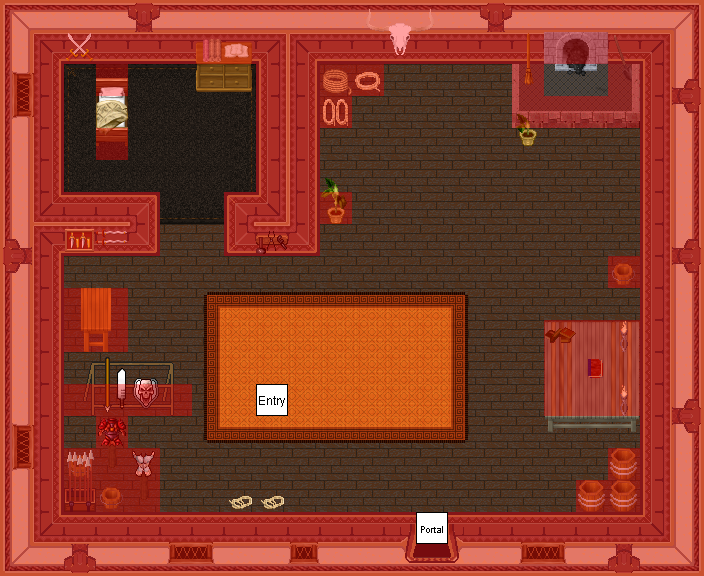

Below is a game level as drawn by its tile map, then a one-line description and the .tmx that defines it (tile-layer data replaced by summaries):
An orthogonal 22x18 tile map with 32x32 px tiles, 7 tile layers (0_floor, 1_terrain, 2_object, 3_roof, ...), 1 hidden layer not drawn, 32 tilesets.

<map version="1.10" tiledversion="1.10.2" orientation="orthogonal" renderorder="right-down" width="22" height="18" tilewidth="32" tileheight="32" infinite="0" nextlayerid="9" nextobjectid="1">
 <tileset firstgid="1" name="../../tileset/building/decoration/fireplace_2.png" tilewidth="32" tileheight="32" tilecount="9" columns="3">
  <image source="../../tileset/building/decoration/fireplace_2.png" width="96" height="96" />
 </tileset>
 <tileset firstgid="10" name="../../tileset/furniture/table/grey_fancy.png" tilewidth="32" tileheight="32" tilecount="9" columns="3">
  <image source="../../tileset/furniture/table/grey_fancy.png" width="96" height="96" />
 </tileset>
 <tileset firstgid="19" name="../../tileset/furniture/table/grey_plain.png" tilewidth="32" tileheight="32" tilecount="9" columns="3">
  <image source="../../tileset/furniture/table/grey_plain.png" width="96" height="96" />
 </tileset>
 <tileset firstgid="28" name="../../tileset/furniture/other/stick.png" tilewidth="32" tileheight="32" tilecount="2" columns="1">
  <image source="../../tileset/furniture/other/stick.png" width="32" height="64" />
 </tileset>
 <tileset firstgid="30" name="../../tileset/item/armor/armor.png" tilewidth="32" tileheight="32" tilecount="4" columns="4">
  <image source="../../tileset/item/armor/armor.png" width="128" height="32" />
 </tileset>
 <tileset firstgid="34" name="../../tileset/logic/portal.png" tilewidth="32" tileheight="32" tilecount="24" columns="8">
  <image source="../../tileset/logic/portal.png" width="256" height="96" />
 </tileset>
 <tileset firstgid="58" name="../../tileset/logic/collision.png" tilewidth="32" tileheight="32" tilecount="1" columns="1">
  <image source="../../tileset/logic/collision.png" width="32" height="32" />
 </tileset>
 <tileset firstgid="59" name="../../tileset/building/wall/int_wall_dark_red.png" tilewidth="32" tileheight="32" tilecount="16" columns="4">
  <image source="../../tileset/building/wall/int_wall_dark_red.png" width="128" height="128" />
 </tileset>
 <tileset firstgid="75" name="../../tileset/building/wall/int_wall_dark_red_corners.png" tilewidth="32" tileheight="32" tilecount="16" columns="4">
  <image source="../../tileset/building/wall/int_wall_dark_red_corners.png" width="128" height="128" />
 </tileset>
 <tileset firstgid="91" name="../../tileset/building/entrance/dark_red_ns.png" tilewidth="32" tileheight="32" tilecount="12" columns="3">
  <image source="../../tileset/building/entrance/dark_red_ns.png" width="96" height="128" />
 </tileset>
 <tileset firstgid="103" name="../../tileset/building/window/int_windows_dark_red.png" tilewidth="32" tileheight="32" tilecount="16" columns="4">
  <image source="../../tileset/building/window/int_windows_dark_red.png" width="128" height="128" />
 </tileset>
 <tileset firstgid="119" name="tools" tilewidth="32" tileheight="32" tilecount="9" columns="3">
  <image source="../../tileset/item/tools.png" width="96" height="96" />
 </tileset>
 <tileset firstgid="128" name="weapons" tilewidth="32" tileheight="32" tilecount="16" columns="4">
  <image source="../../tileset/item/armor/weapons_for_walls.png" width="128" height="128" />
 </tileset>
 <tileset firstgid="144" name="copper table" tilewidth="32" tileheight="32" tilecount="15" columns="3">
  <image source="../../tileset/furniture/table/table_copper.png" width="96" height="160" />
 </tileset>
 <tileset firstgid="159" name="ropes" tilewidth="32" tileheight="32" tilecount="4" columns="2">
  <image source="../../tileset/item/ropes.png" width="64" height="64" />
 </tileset>
 <tileset firstgid="163" name="tiles" tilewidth="32" tileheight="32" tilecount="9" columns="3">
  <image source="../../tileset/ground/indoor/floor_tiles.png" width="96" height="96" />
 </tileset>
 <tileset firstgid="172" name="barrel" tilewidth="32" tileheight="32" tilecount="2" columns="1">
  <image source="../../tileset/item/pot/barrel.png" width="32" height="64" />
 </tileset>
 <tileset firstgid="174" name="wall" tilewidth="32" tileheight="32" tilecount="8" columns="2">
  <image source="../../tileset/building/wall/int_wall_dark_red_corners_2.png" width="64" height="128" />
 </tileset>
 <tileset firstgid="182" name="shelf" tilewidth="32" tileheight="32" tilecount="8" columns="2">
  <image source="../../tileset/furniture/shelve/small_shelf.png" width="64" height="128" />
 </tileset>
 <tileset firstgid="190" name="fire" tilewidth="32" tileheight="32" tilecount="4" columns="2">
  <image source="../../tileset/building/decoration/coal_fire.png" width="64" height="64" />
 </tileset>
 <tileset firstgid="194" name="rug" tilewidth="32" tileheight="32" tilecount="9" columns="3">
  <image source="../../tileset/furniture/carpet/brown_rug3.png" width="96" height="96" />
 </tileset>
 <tileset firstgid="203" name="light" tilewidth="32" tileheight="32" tilecount="8" columns="2">
  <image source="../../tileset/furniture/light/dark_torch.png" width="64" height="128" />
 </tileset>
 <tileset firstgid="211" name="skull" tilewidth="32" tileheight="32" tilecount="6" columns="3">
  <image source="../../tileset/building/decoration/longhorn_skull.png" width="96" height="64" />
 </tileset>
 <tileset firstgid="217" name="book" tilewidth="32" tileheight="32" tilecount="4" columns="2">
  <image source="../../tileset/item/documents/book.png" width="64" height="64" />
 </tileset>
 <tileset firstgid="221" name="weapons" tilewidth="32" tileheight="32" tilecount="2" columns="1">
  <image source="../../tileset/item/weapon/box_of_weapons.png" width="32" height="64" />
 </tileset>
 <tileset firstgid="223" name="plants" tilewidth="32" tileheight="32" tilecount="6" columns="3">
  <image source="../../tileset/plant/indoor/potted_plants1.png" width="96" height="64" />
 </tileset>
 <tileset firstgid="229" name="weapons rack" tilewidth="32" tileheight="32" tilecount="18" columns="9">
  <image source="../../tileset/item/armor/weapons_rack.png" width="288" height="64" />
 </tileset>
 <tileset firstgid="247" name="rug" tilewidth="32" tileheight="32" tilecount="9" columns="3">
  <image source="../../tileset/furniture/carpet/orange.png" width="96" height="96" />
 </tileset>
 <tileset firstgid="256" name="windows" tilewidth="32" tileheight="32" tilecount="8" columns="4">
  <image source="../../tileset/building/window/int_small_windows_dark_red.png" width="128" height="64" />
 </tileset>
 <tileset firstgid="264" name="protection" tilewidth="32" tileheight="32" tilecount="2" columns="2">
  <image source="../../tileset/logic/protection.png" width="64" height="32" />
 </tileset>
 <tileset firstgid="266" name="books2" tilewidth="32" tileheight="32" tilecount="4" columns="2">
  <image source="../../tileset/item/documents/books2.png" width="64" height="64" />
 </tileset>
 <tileset firstgid="270" name="single_grey" tilewidth="32" tileheight="32" tilecount="9" columns="3">
  <image source="../../tileset/furniture/bed/single_grey.png" width="96" height="96" />
 </tileset>
 <layer id="1" name="0_floor" width="22" height="18">
  <data>[396 cells, 395 non-empty, 11 distinct tile ids]</data>
 </layer>
 <layer id="2" name="1_terrain" width="22" height="18">
  <data>[396 cells, 252 non-empty, 77 distinct tile ids]</data>
 </layer>
 <layer id="3" name="2_object" width="22" height="18">
  <data>[396 cells, 47 non-empty, 38 distinct tile ids]</data>
 </layer>
 <layer id="4" name="3_roof" width="22" height="18">
  <data>[396 cells, 12 non-empty, 11 distinct tile ids]</data>
 </layer>
 <layer id="5" name="4_roof_add" width="22" height="18">
  <data>[396 cells, 2 non-empty, 2 distinct tile ids]</data>
 </layer>
 <layer id="6" name="objects" width="22" height="18">
  <data>[396 cells, 2 non-empty, 2 distinct tile ids]</data>
 </layer>
 <layer id="7" name="collision" width="22" height="18" opacity="0.37">
  <data>[396 cells, 203 non-empty, 1 distinct tile ids]</data>
 </layer>
 <layer id="8" name="protection" width="22" height="18" visible="0" opacity="0.44">
  <data>[396 cells, 396 non-empty, 1 distinct tile ids]</data>
 </layer>
</map>
